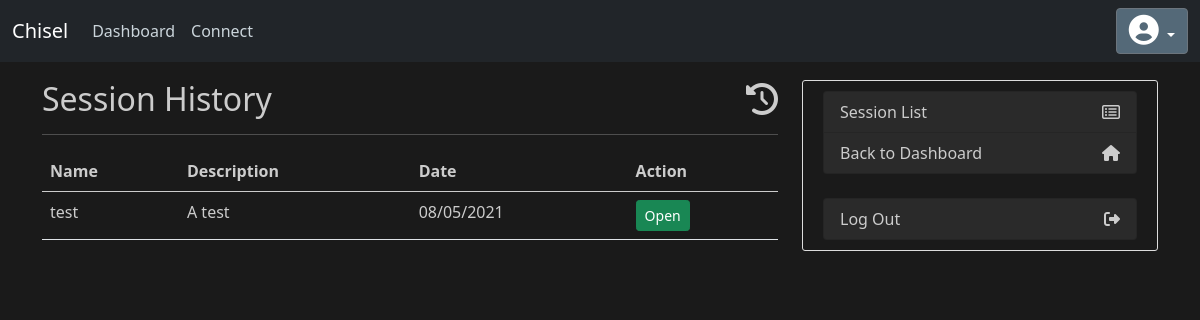
/session-history (signed in), run on the app's committed database.
### chisel/models/Workout.py (models this page shows)
class WorkoutSession(db.Model):
    id = db.Column( db.Integer, primary_key = True )
    name = db.Column( db.String( 128 ), nullable = False )
    desc = db.Column( db.Text, nullable = True )
    date = db.Column( db.DateTime )
    type = db.Column( db.Integer )
    completed = db.Column( db.Boolean, default = False )
    user_id = db.Column( db.Integer, db.ForeignKey( 'customer.id' ), nullable = False )
    exercises = db.relationship( 'Exercise', backref='workout_session' )

### chisel/routes.py (the view)
@app.route('/session-history', methods=['GET', 'POST'])
@login_required
def session_history():
    current_customer = Customer.query.filter_by( username = current_user.username ).first()
    prev_sessions = WorkoutSession.query.filter( WorkoutSession.user_id == current_customer.id, WorkoutSession.completed == True ).all()
    return render_template('session_history.html', username=current_user.username, ses_list = prev_sessions )

### chisel/models/Customer.py (called while the page is built)
@login_manager.user_loader
def load_user(user_id):
    return Customer.query.get(int(user_id))

### chisel/templates/session_history.html
{% extends "base.html" %}
{% block content %}
<h2>
  <div class="d-flex justify-content-between">
    <div>
      Session History
    </div>
    <div>
      <i class="fa fa-history"></i>
    </div>
  </div>
</h2>
<hr>
<table class="table">
  <thead>
    <tr>
      <th scope="col">Name</th>
      <th scope="col">Description</th>
      <th scope="col">Date</th>
      <th scope="col">Action</th>
    </tr>
  </thead>
  <tbody>
    {% for ses in ses_list %}
    <tr>
      <td>{{ ses.name }}</td>
      <td>{{ ses.desc }}</td>
      <td>{{ ses.date.strftime("%m/%d/%Y") }}</td>
      <td><a href="{{ url_for( 'view_session', session_id = ses.id ) }}" class="btn btn-sm btn-success">Open</a></td>
    </tr>
    {% endfor %}
  </tbody>
</table>
{% endblock %}
{% block sidebar %}
<div class="content-section">
  <div class="list-group">
    <a href="{{ url_for( 'session_list' ) }}" class="list-group-item list-group-item-action connect-option">
      Session List
      <i class="fa fa-list-alt"></i>
    </a>
    <a href="{{ url_for( 'dashboard' ) }}" class="list-group-item list-group-item-action connect-option">
      Back to Dashboard
      <i class="fa fa-home" aria-hidden="true"></i>
    </a>
  </div>
  <br/>
  <div class="list-group">
    <a href="#" class="list-group-item list-group-item-action connect-option">
      Log Out
      <i class="fa fa-sign-out"></i>
    </a>
  </div>
</div>
{% endblock %}

### chisel/static/dashboard_dark.css (style rules this page uses)
body { background: #1a1a1a; color: #e6e6e6; margin-top: 5rem; }
h1, h2, h3, h4, h5, h6 { color: #cccccc; }
.table { color: #cccccc; }
.list-group-item { color: #cccccc; background-color: #2a2a2a; }
.connect-option { display: flex; justify-content: space-between; align-items: center; }
.content-section { background: #1a1a1a; padding: 10px 20px; border: 1px solid #dddddd; border-radius: 3px; margin-bottom: 20px; }

### data on the page
WorkoutSession: name "test", desc "A test", date "08/05/2021"
